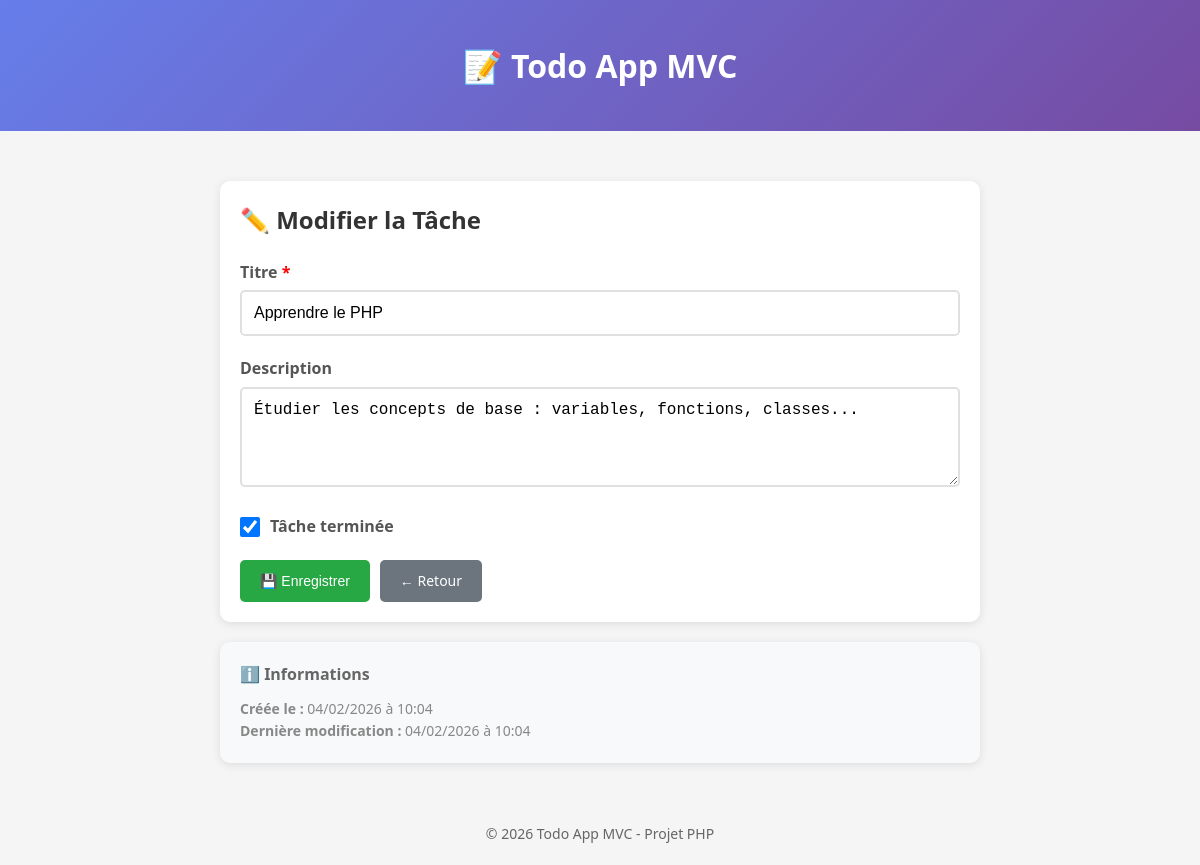
The app's page /?action=edit&id=1 with its own data.
### tables this page shows
CREATE TABLE IF NOT EXISTS tasks (
    id INT UNSIGNED AUTO_INCREMENT PRIMARY KEY,
    title VARCHAR(255) NOT NULL,
    description TEXT DEFAULT NULL,
    is_completed TINYINT(1) NOT NULL DEFAULT 0,
    created_at DATETIME NOT NULL DEFAULT CURRENT_TIMESTAMP,
    updated_at DATETIME NOT NULL DEFAULT CURRENT_TIMESTAMP ON UPDATE CURRENT_TIMESTAMP,
    
     
    INDEX idx_is_completed (is_completed),
    INDEX idx_created_at (created_at)
);

### controllers/TaskController.php (called while the page is built, shortened)
<?php
class TaskController
{
    private Task $taskModel;
    public function __construct()
    {
        $this->taskModel = new Task();
    }
    public function edit(?int $id): void
    {
        $task = $this->taskModel->findById($id);
        $errors = $_SESSION['errors'] ?? [];
        $old = $_SESSION['old'] ?? [];
        require_once __DIR__ . '/../views/tasks/edit.php';
    }
}

### config/Database.php (called while the page is built, shortened)
<?php
class Database
{
    private static ?Database $instance = null;
    private PDO $connection;
    private function __construct()
    {
        try {
            $dsn = sprintf(
                'mysql:host=%s;dbname=%s;charset=%s',
                self::DB_HOST,
                self::DB_NAME,
                self::DB_CHARSET
            );
            $options = [
                PDO::ATTR_ERRMODE => PDO::ERRMODE_EXCEPTION,
                PDO::ATTR_DEFAULT_FETCH_MODE => PDO::FETCH_ASSOC,
                PDO::ATTR_EMULATE_PREPARES => false
            ];
            $this->connection = new PDO($dsn, self::DB_USER, self::DB_PASS, $options);
        } catch (PDOException $e) {
            die('Erreur de connexion à la base de données : ' . $e->getMessage());
        }
    }
    public static function getInstance(): Database
    {
        if (self::$instance === null) {
            self::$instance = new self();
        }
        return self::$instance;
    }
    public function getConnection(): PDO
    {
        return $this->connection;
    }
}

### models/Task.php (called while the page is built, shortened)
<?php
class Task
{
    private PDO $db;
    public function __construct()
    {
        $this->db = Database::getInstance()->getConnection();
    }
    public function findById(int $id): ?array
    {
        $sql = "SELECT * FROM tasks WHERE id = :id";
        $stmt = $this->db->prepare($sql);
        $stmt->execute(['id' => $id]);
        $result = $stmt->fetch();
        return $result ?: null;
    }
}

### views/tasks/edit.php (the view, shortened to what this page needs)
<?php
require_once __DIR__ . '/../layout/header.php';
?>
<div class="card">
    <h2 style="margin-bottom: 20px;">✏️ Modifier la Tâche</h2>
    <form action="?action=update" method="POST">
        <div class="form-group">
            <label for="title">Titre <span style="color: red;">*</span></label>
            <input
                type="text"
                id="title"
                name="title"
                class="form-control <?= isset($errors['title']) ? 'is-invalid' : '' ?>"
                value="<?= htmlspecialchars($old['title'] ?? $task['title']) ?>"
                placeholder="Ex: Faire les courses"
                maxlength="255"
                required
            >
        </div>
        <div class="form-group">
            <label for="description">Description</label>
            <textarea
                id="description"
                name="description"
                class="form-control <?= isset($errors['description']) ? 'is-invalid' : '' ?>"
                placeholder="Détails de la tâche (optionnel)"
                maxlength="1000"
            ><?= htmlspecialchars($old['description'] ?? $task['description']) ?></textarea>
        </div>
        <div class="form-group">
            <div class="checkbox-group">
                <input
                    type="checkbox"
                    id="is_completed"
                    name="is_completed"
                    <?= ($task['is_completed'] ?? false) ? 'checked' : '' ?>
                >
                <label for="is_completed" style="margin-bottom: 0; cursor: pointer;">
                    Tâche terminée
                </label>
            </div>
        </div>
        <div style="display: flex; gap: 10px;">
            <button type="submit" class="btn btn-success">💾 Enregistrer</button>
            <a href="?action=index" class="btn btn-secondary">← Retour</a>
        </div>
    </form>
</div>
<div class="card" style="background-color: #f8f9fa;">
    <h4 style="margin-bottom: 10px; color: #666;">ℹ️ Informations</h4>
    <p style="color: #888; font-size: 14px; margin: 0;">
        <strong>Créée le :</strong> <?= date('d/m/Y à H:i', strtotime($task['created_at'])) ?><br>
        <strong>Dernière modification :</strong> <?= date('d/m/Y à H:i', strtotime($task['updated_at'])) ?>
    </p>
</div>
<?php require_once __DIR__ . '/../layout/footer.php'; ?>

### views/layout/header.php (style rules this page uses)
* { margin: 0; padding: 0; box-sizing: border-box; }
body { font-family: 'Segoe UI', Tahoma, Geneva, Verdana, sans-serif; background-color: #f5f5f5; color: #333; line-height: 1.6; }
.btn { display: inline-block; padding: 10px 20px; border: none; border-radius: 5px; cursor: pointer; text-decoration: none; font-size: 14px; transition: all 0.3s ease; }
.btn-success { background-color: #28a745; color: white; }
.btn-secondary { background-color: #6c757d; color: white; }
.card { background: white; border-radius: 10px; box-shadow: 0 2px 10px rgba(0, 0, 0, 0.1); padding: 20px; margin-bottom: 20px; }
.form-group { margin-bottom: 20px; }
.form-group label { display: block; margin-bottom: 5px; font-weight: 600; color: #555; }
.form-control { width: 100%; padding: 12px; border: 2px solid #e0e0e0; border-radius: 5px; font-size: 16px; transition: border-color 0.3s ease; }
.checkbox-group { display: flex; align-items: center; gap: 10px; }
.checkbox-group input[type="checkbox"] { width: 20px; height: 20px; cursor: pointer; }
textarea.form-control { resize: vertical; min-height: 100px; }

### records on screen
tasks: title "Apprendre le PHP", description "Étudier les concepts de base : variables, fonctions, classes...", is_completed "☑", created_at "04/02/2026 à 10:04", updated_at "04/02/2026 à 10:04"
